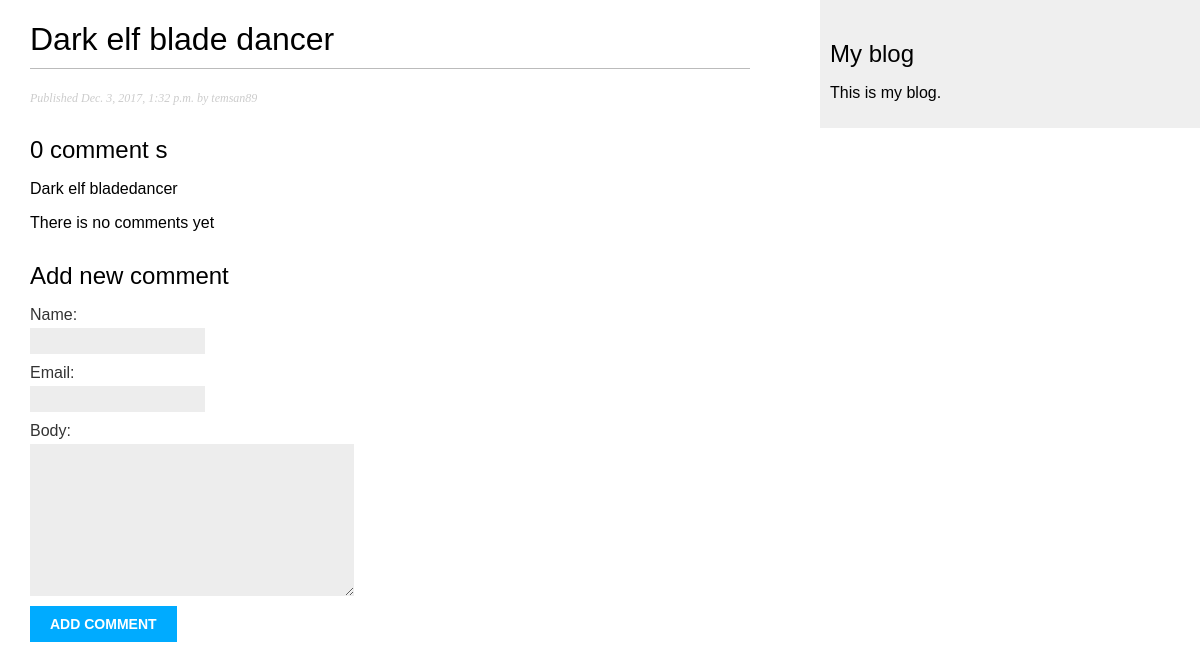
Page /blog/2017/12/03/dark-elf-blade-dancer/ on the committed database.
### blog/models.py (models this page shows, shortened)
class Post(models.Model):
    STATUS_CHOICES = (
        ('draft', 'Draft'),
        ('published', 'Published')
    )
    objects = models.Manager()
    published = PublishedManager()
    tags = TaggableManager()
    title = models.CharField(max_length=250)
    slug = models.SlugField(max_length=250, unique_for_date='publish')
    author = models.ForeignKey(User, related_name='blog_posts', on_delete=models.CASCADE)
    body = models.TextField()
    publish = models.DateTimeField(default=timezone.now)
    created = models.DateTimeField(auto_now_add=True)
    updated = models.DateTimeField(auto_now=True)
    status = models.CharField(max_length=10, choices=STATUS_CHOICES, default='draft')
    class Meta:
        ordering = ('-publish',)

### blog/views.py (the view)
# urls.py: path(r'<int:year>/<int:month>/<int:day>/<post>/', views.post_detail, name='post_detail'),
def post_detail(request, year, month, day, post):
    post = get_object_or_404(Post,
                             slug=post,
                             status='published',
                             publish__year=year,
                             publish__month=month,
                             publish__day=day,
                             )
    comments = post.comments.filter(active=True)
    if request.method == 'POST':
        comment_form = CommentForm(data=request.POST)
        if comment_form.is_valid():
            new_comment = comment_form.save(commit=False)
            new_comment.post = post
            new_comment.save()
    else:
        comment_form = CommentForm()
    return render(request, 'blog/post/detail.html', {'post': post,
                                                     'comments': comments,
                                                     'comment_form': comment_form})

### blog/forms.py
class CommentForm(forms.ModelForm):
    class Meta:
        model = Comment
        fields = ('name', 'email', 'body')

### blog/templates/blog/post/detail.html (shortened to what this page needs)
{% extends "blog/base.html" %}
{% block content %}
    <h1>{{ post.title }}</h1>
    <p class="date">
        Published {{ post.publish }} by {{ post.author }}
    </p>
    {% with comments.count as total_comments %}
        <h2>
            {{ total_comments }} comment {{ total_comments|pluralize }}
        </h2>
    {% endwith %}
    {{ post.body|linebreaks }}
    {% for comment in comments %}
        <div class="comment">
            <p class="info">
                Comment {{ forloop.counter }} by {{ comment.name }}
                {{ comment.created }}
            </p>
            {{ comment.body|linebreaks }}
        </div>
    {% empty %}
        <p>There is no comments yet</p>
    {% endfor %}
    {% if new_comment %}
        <h2>Your comment has been added</h2>
    {% else %}
        <h2>Add new comment</h2>
        <form action="." method="post">
            {{ comment_form.as_p }}
            <p><input type="submit" value="Add comment"></p>
        </form>
    {% endif %}
{% endblock %}

### blog/static/css/blog.css (style rules this page uses)
body { margin:0; padding:0; font-family:helvetica, sans-serif; }
h1 { font-weight:normal; border-bottom:1px solid #bbb; padding:0 0 10px 0; }
h2 { font-weight:normal; margin:30px 0 0; }
p.date { color:#ccc; font-family: georgia, serif; font-size: 12px; font-style: italic; }
label { float:left; clear:both; color:#333; margin-bottom:4px; }
input, textarea { clear:both; float:left; margin:0 0 10px; background:#ededed; border:0; padding:6px 10px; font-size:12px; }
input[type=submit] { font-weight:bold; background:#00abff; color:#fff; padding:10px 20px; font-size:14px; text-transform:uppercase; }

### rows in the picture
Post: title "Dark elf blade dancer", publish "Dec. 3, 2017, 1:32 p.m.", author "temsan89", body "Dark elf bladedancer"

### other values in the picture
{{ total_comments }} "0"
